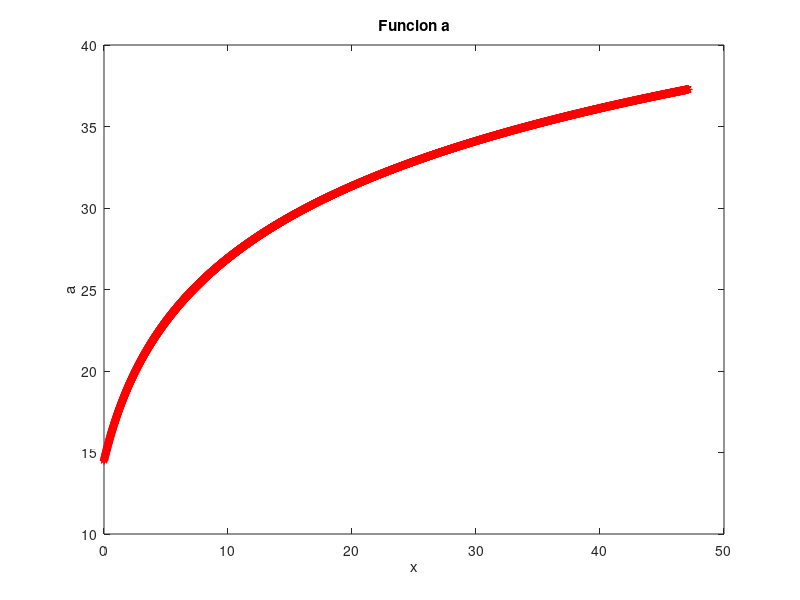
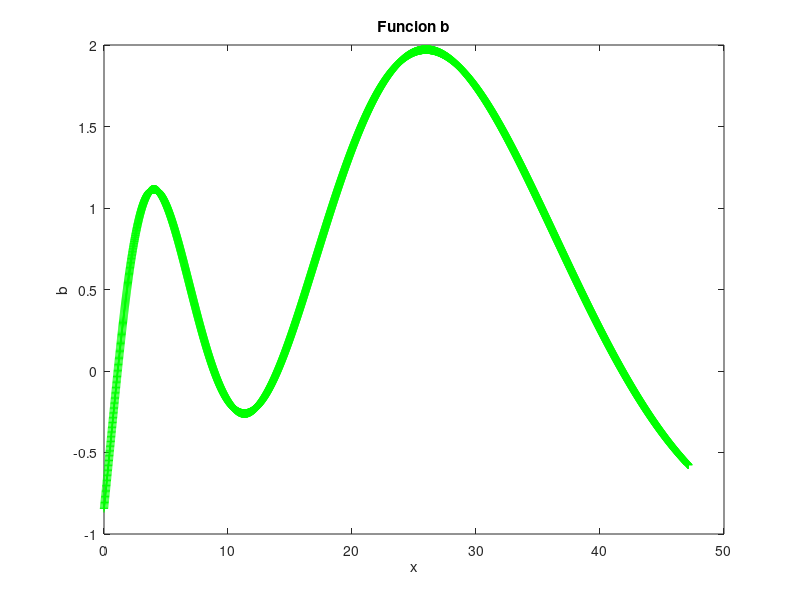
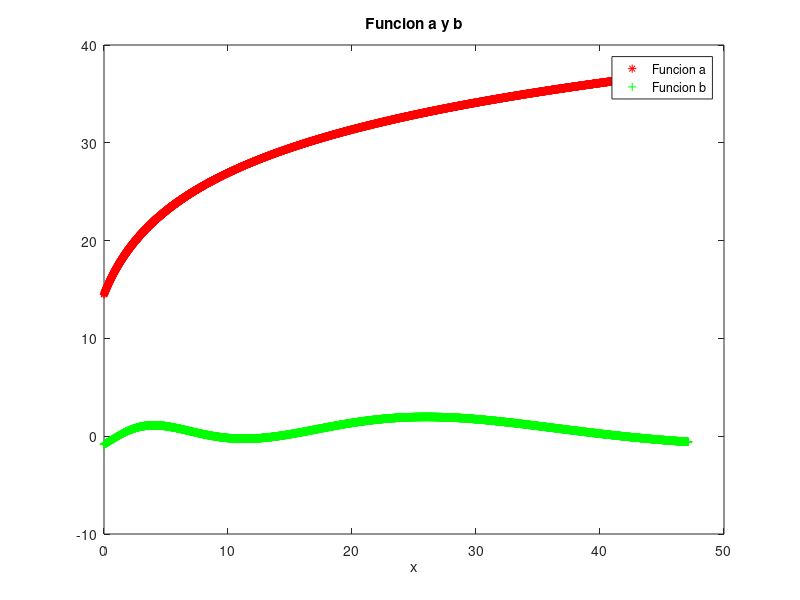
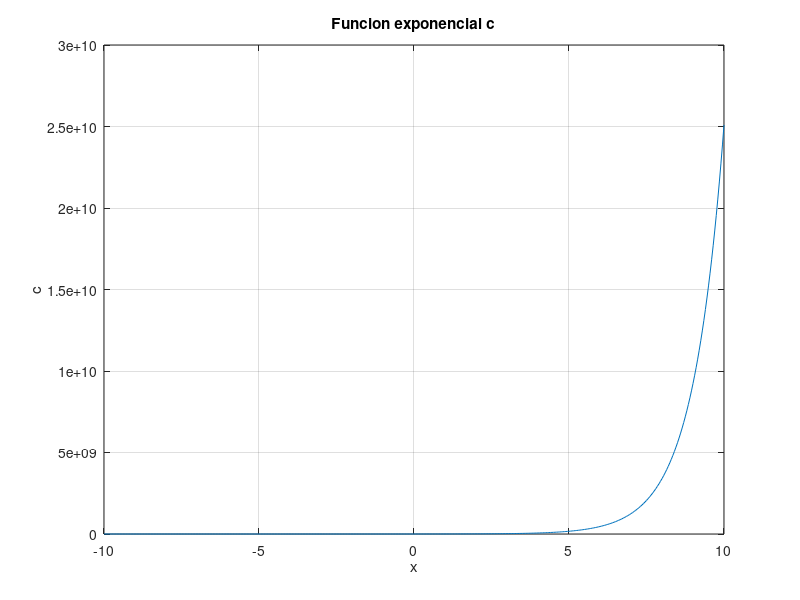

Recreate these plots in MATLAB, in order. (Note: this script raises an error after producing the figures.)
x = 0:0.01:15*pi;

log5 = @(x) log(x) / log(5);
log6 = @(x) log(x) / log(6);

a = 12*log5(3*x+7);
b = sin(4*(log2(x+8))) + cos(5*(log6(2*x+46)));

figure(1)

plot(x,a,'r *')
title('Funcion a')
xlabel('x')
ylabel('a')

figure(2)

plot(x,b,'g +')
title('Funcion b')
xlabel('x')
ylabel('b')

figure(3)

plot(x,a,'r *',x,b,'g +')
legend('Funcion a', 'Funcion b')
title('Funcion a y b')
xlabel('x')

y = -10:0.05:10;
c = 7*exp(y+12);

figure(4)
plot(y,c)
title('Funcion exponencial c')
xlabel('x')
ylabel('c')

grid

figure(5)
semilogy(y,c)
title('Funcion exponencial c escala logaritmica')
xlabel('x')
ylabel('c')
grid

syms x

fx = x^2;
y = newton(fx,2,10000000);


